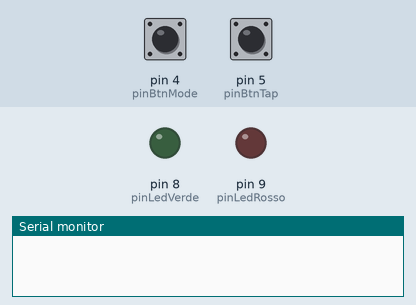
A sketch run on a simulated Arduino Uno, built with avr-gcc and run on an emulated ATmega328P. Shown: output pins drawn as LEDs (lit = HIGH), the last lines printed to the serial monitor. The inputs (shaded band) are chosen by the test bench; at power-on: pin 4 (pinBtnMode) HIGH, pin 5 (pinBtnTap) HIGH.

Above: at 1.2 s.
1.3 s: pin 4 (pinBtnMode) pulled LOW for 0.15 s
At 1.8 s:
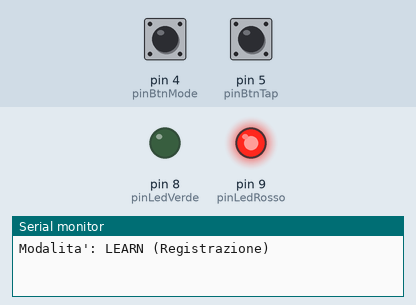
2.9 s: pin 5 (pinBtnTap) pulled LOW for 0.15 s
At 3.7 s:
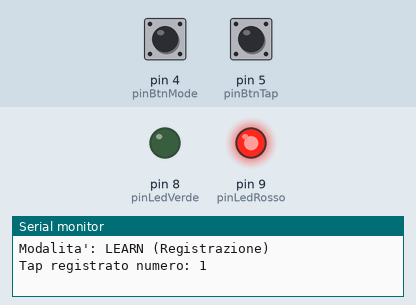
4.5 s: pin 4 (pinBtnMode) pulled LOW for 1 s
At 5.5 s:
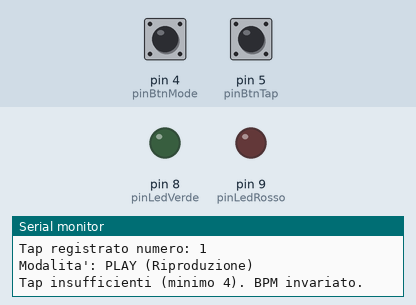
7.0 s: pin 4 (pinBtnMode) pulled LOW for 3.2 s
At 7.4 s:
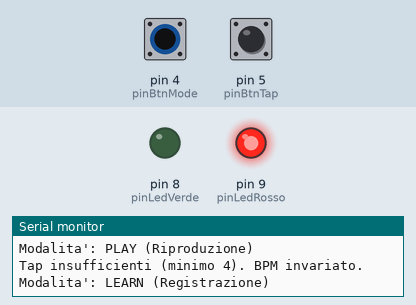
Timing chart, 0 to 10.0 s (numbered marks = the images above; inputs shaded):
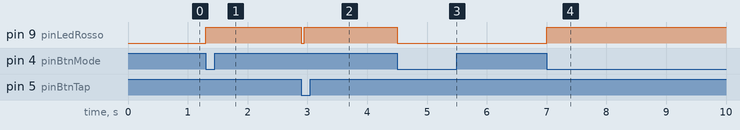

The sketch:

progetto4_metronomo.ino
```cpp
const int pinLedVerde = 8;
const int pinLedRosso = 9;
const int pinBtnMode = 4;
const int pinBtnTap = 5;

// Variabili di stato
bool isLearnMode = false;
int ultimoStatoBtn = HIGH;
int ultimoStatoTap = HIGH;

// Variabili per il calcolo dei tap
unsigned long tempiTap[10]; // Una lista che può contenere fino a 10 tempi
int numeroTap = 0;          // Conta quanti tap abbiamo fatto

// Variabili per il ritmo
int currentBPM = 0;
unsigned long playInterval = 0;
unsigned long ultimoBlink = 0;

void setup() {
  Serial.begin(115200);

  pinMode(pinLedVerde, OUTPUT);
  pinMode(pinLedRosso, OUTPUT);
  pinMode(pinBtnMode, INPUT_PULLUP);
  pinMode(pinBtnTap, INPUT_PULLUP);
}

void loop() {
  // ==========================================
  // 1. LETTURA PULSANTE MODE (Cambio Modalità)
  // ==========================================
  int statoBtnMode = digitalRead(pinBtnMode);

  if(statoBtnMode == LOW && ultimoStatoBtn == HIGH){

    isLearnMode = !isLearnMode;

    if (isLearnMode) {
      Serial.println("Modalita': LEARN (Registrazione)");
      numeroTap = 0;
      digitalWrite(pinLedVerde, LOW);
      digitalWrite(pinLedRosso, HIGH);
    } else {
      Serial.println("Modalita': PLAY (Riproduzione)");

      // Controlliamo se abbiamo almeno 4 tap, come richiesto dal progetto[cite: 8]
      if (numeroTap >= 4) {
        // Calcolo dell'intervallo medio
        unsigned long tempoTotale = tempiTap[numeroTap - 1] - tempiTap[0];
        unsigned long intervalloMedio = tempoTotale / (numeroTap - 1);

        // Calcolo BPM
        currentBPM = 60000 / intervalloMedio;
        playInterval = intervalloMedio;

        Serial.print("Nuovo BPM calcolato: ");
        Serial.println(currentBPM);
      } else {
        Serial.println("Tap insufficienti (minimo 4). BPM invariato.");
      }

      // Spegniamo il rosso (il verde viene gestito in basso)
      digitalWrite(pinLedRosso, LOW);
    }

    delay(250); // Ritardo aumentato per evitare il rimbalzo (doppio scatto)
  }

  ultimoStatoBtn = statoBtnMode;

  // ==========================================
  // 2. LETTURA PULSANTE TAP (Registrazione)
  // ==========================================
  int statoBtnTap = digitalRead(pinBtnTap);

  if(isLearnMode && statoBtnTap == LOW && ultimoStatoTap == HIGH) {

    tempiTap[numeroTap] = millis(); // Salva il tempo nella posizione attuale
    numeroTap = numeroTap + 1;      // Aumenta il contatore di 1

    Serial.print("Tap registrato numero: ");
    Serial.println(numeroTap);

    digitalWrite(pinLedRosso, LOW);  // Spegne temporaneamente per l'effetto visivo
    delay(50);
    digitalWrite(pinLedRosso, HIGH);
  }

  ultimoStatoTap = statoBtnTap;

  // ==========================================
  // 3. LOGICA DI RIPRODUZIONE (Lampeggio LED)
  // ==========================================
  if (isLearnMode == false) {

    // Se abbiamo impostato un ritmo (maggiore di 0)
    if (currentBPM > 0) {

      // Controlliamo se è passato il tempo dell'intervallo
      if (millis() - ultimoBlink >= playInterval) {
        ultimoBlink = millis(); // Aggiorniamo il cronometro

        // Inverte lo stato del LED verde
        int statoAttualeLed = digitalRead(pinLedVerde);
        digitalWrite(pinLedVerde, !statoAttualeLed);
      }

    } else {
      // All'avvio, quando BPM è ancora 0, assicuriamoci che il LED resti spento[cite: 8]
      digitalWrite(pinLedVerde, LOW);
    }
  }
}
```

Measured:
- after the input at 1.3 s, pin 9 (pinLedRosso): LOW → HIGH at once
- after the input at 2.9 s, pin 9 (pinLedRosso): HIGH → LOW at once, → HIGH 0.05 s later
- after the input at 4.5 s, pin 9 (pinLedRosso): HIGH → LOW at once
- after the input at 7.0 s, pin 9 (pinLedRosso): LOW → HIGH at once
